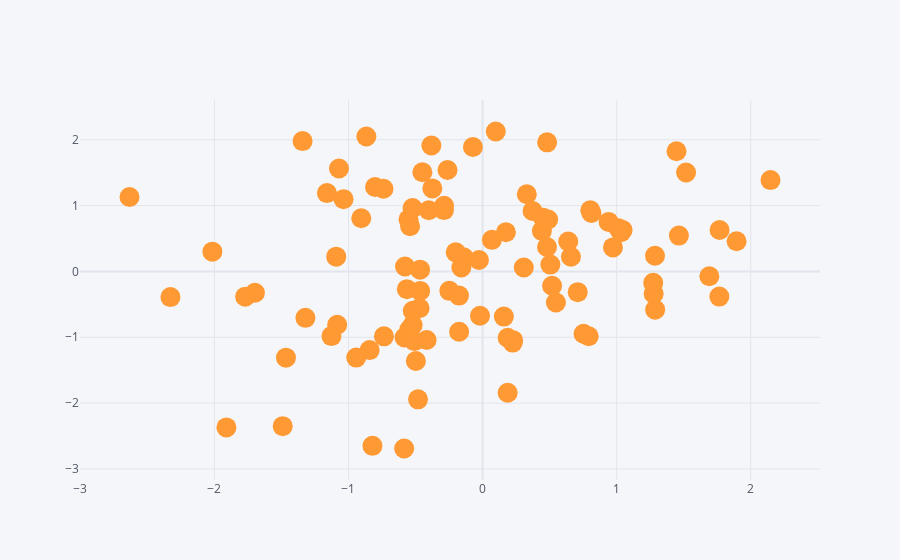

The code cell stored with this chart in its notebook:
### Code cell
df.iplot(x = "A", y = "B",mode = "markers",size=20)
